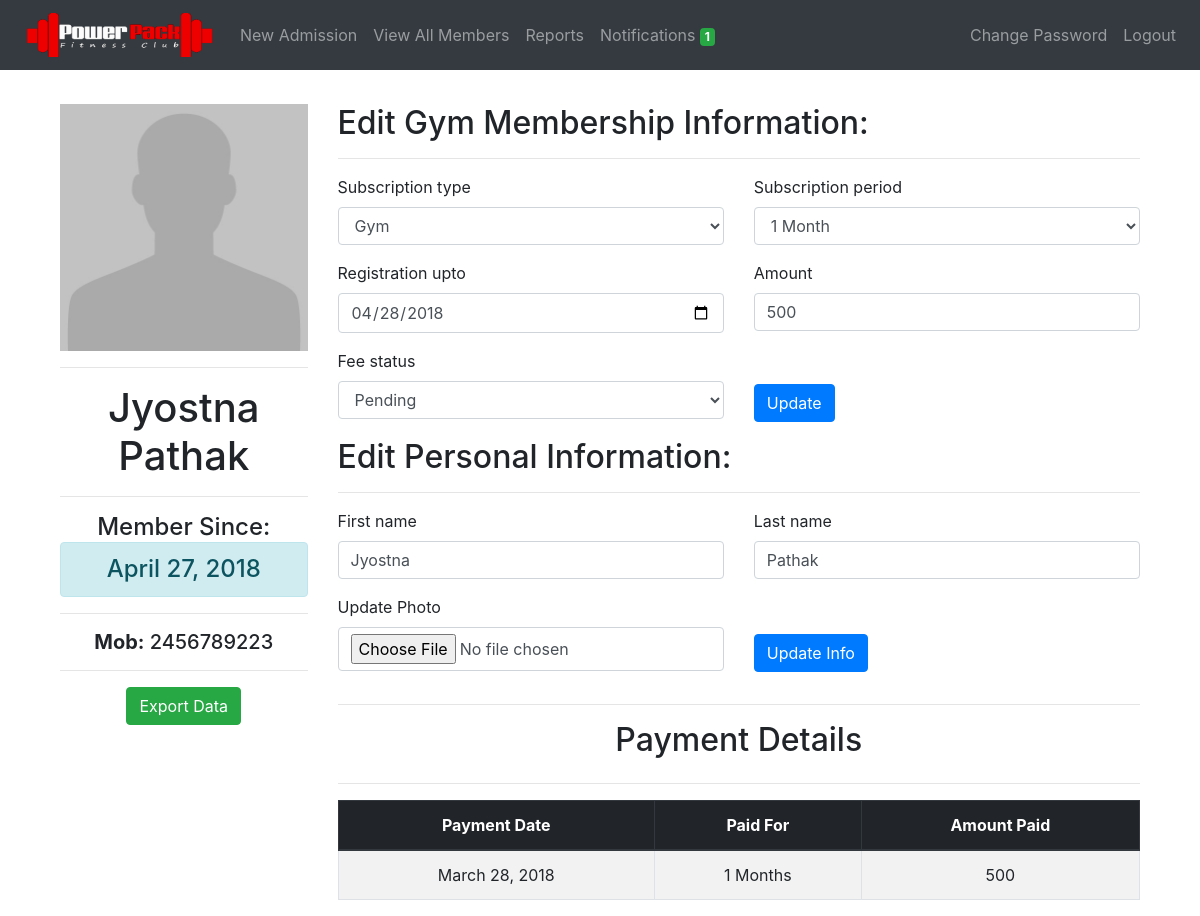
/members/update/22/ (signed in), run on an earlier commit of the app's database.
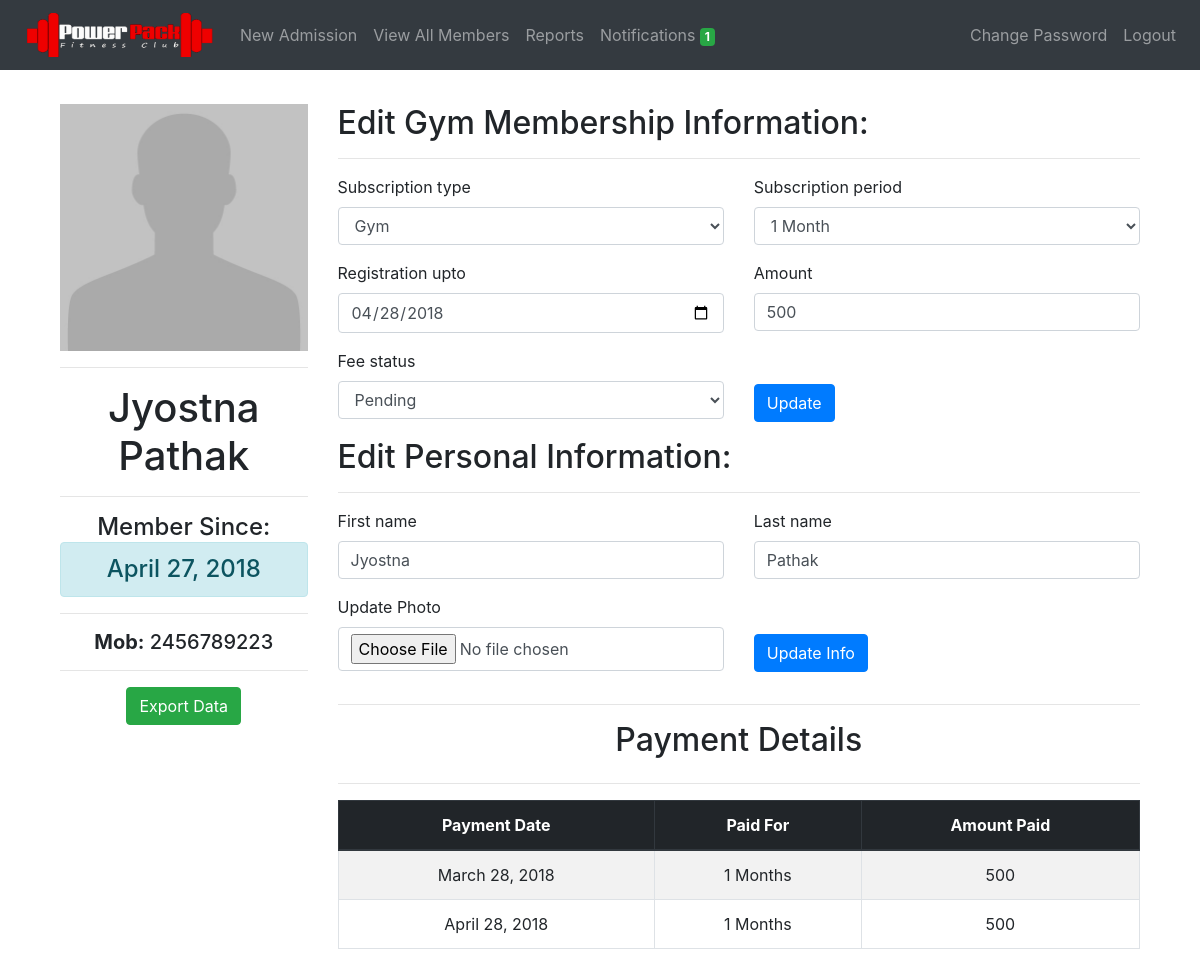
And on a later commit of the database.
### payments/models.py (models this page shows)
class Payments(models.Model):
    user = models.ForeignKey(Member, on_delete=models.CASCADE)
    payment_date = models.DateField()
    payment_period = models.IntegerField()
    payment_amount = models.IntegerField()

### members/views.py (the view, shortened to what this page needs)
# urls.py: path('update/<int:id>/', login_required(views.update_member), name='update_member'),
def update_member(request, id):
    if request.method == 'POST' and request.POST.get('export'):
        return export_all(Member.objects.filter(pk=id))
    if request.method == 'POST' and request.POST.get('gym_membership'):
        object = Member.objects.get(pk=id)
        object.registration_date =  request.POST.get('registration_date')
        day = parser.parse(request.POST.get('registration_date')).day
        last_day = parser.parse(str(object.registration_upto)).day
        month = parser.parse(request.POST.get('registration_date')).month
        last_month = parser.parse(str(object.registration_upto)).month
        if (day != last_day and month == last_month) or (request.POST.get('fee_status') == 'pending'):
            object.registration_date =  parser.parse(request.POST.get('registration_date')) - delta.relativedelta(months=1)
            object.registration_upto =  parser.parse(request.POST.get('registration_date'))
            object.fee_status = request.POST.get('fee_status')
            object.amount = request.POST.get('amount')
            object.save()
        else:
            object.registration_upto =  parser.parse(request.POST.get('registration_date')) + delta.relativedelta(months=int(request.POST.get('subscription_period')))
            object.subscription_type =  request.POST.get('subscription_type')
            object.subscription_period =  request.POST.get('subscription_period')
            object.fee_status = request.POST.get('fee_status')
            object.amount =  request.POST.get('amount')
            object.notification =  2
            object.save()
            if object.fee_status == 'paid':
                check = Payments.objects.filter(
                    payment_date=object.registration_date,
                    user__pk=object.pk).count()
                if check == 0:
                    payments = Payments(
                                        user=object,
                                        payment_date=object.registration_date,
                                        payment_period=object.subscription_period,
                                        payment_amount=object.amount)
                    payments.save()
        user = Member.objects.get(pk=id)
        gym_form = UpdateMemberGymForm(initial={
                                'registration_date': user.registration_upto,
                                'registration_upto': user.registration_upto,
                                'subscription_type': user.subscription_type,
                                'subscription_period': user.subscription_period,
                                'amount': user.amount,
                                'fee_status': user.fee_status,
                                })
        info_form = UpdateMemberInfoForm(initial={
                                'first_name': user.first_name,
                                'last_name': user.last_name,
                                })
        try:
            payments = Payments.objects.filter(user=user)
        except Payments.DoesNotExist:
            payments = 'No Records'
        run_notifier()      # Update notification count
        return render(request,
            'update.html',
            {
                'payments': payments,
                'gym_form': gym_form,
                'info_form': info_form,
                'user': user,
                'updated': 'Record Updated Successfully',
                'subs_end_today_count': get_notification_count(),
            })
    else:
        user = Member.objects.get(pk=id)
        if len(Payments.objects.filter(user=user)) > 0:
            payments = Payments.objects.filter(user=user)
        else:
            payments = 'No Records'
        gym_form = UpdateMemberGymForm(initial={
                                'registration_date': user.registration_upto,
                                'registration_upto': user.registration_upto,
                                'subscription_type': user.subscription_type,
                                'subscription_period': user.subscription_period,
                                'amount': user.amount,
                                'fee_status': user.fee_status,
                                })
        info_form = UpdateMemberInfoForm(initial={
                                'first_name': user.first_name,
                                'last_name': user.last_name,
                                })
    return render(request,
                    'update.html',
                    {
                        'payments': payments,
                        'gym_form': gym_form,
                        'info_form': info_form,
                        'user': user,
                        'subs_end_today_count': get_notification_count(),
                    }
                )

### members/models.py
class UpdateMemberGymForm(forms.Form):
	registration_date = forms.DateField(widget=forms.DateInput(attrs={'type': 'date'}))
	registration_upto = forms.DateField(widget=forms.DateInput(attrs={'type': 'date'}))
	subscription_type  = forms.ChoiceField(choices=SUBSCRIPTION_TYPE_CHOICES)
	subscription_period = forms.ChoiceField(choices=SUBSCRIPTION_PERIOD_CHOICES)
	fee_status = forms.ChoiceField(choices=FEE_STATUS)
	amount = forms.IntegerField()

class UpdateMemberInfoForm(forms.Form):
	first_name = forms.CharField(max_length=50)
	last_name = forms.CharField(max_length=50)
	photo = forms.FileField(label='Update Photo', required=False)

### members/templatetags/tags.py (called while the page is built)
@register.filter(name='add_css')
def add_css(field, css):
    return field.as_widget(attrs={"class": css})

### notifications/config.py (called while the page is built)
def get_notification_count():
    NOTIF_COUNT = Member.objects.filter(
        registration_upto__gte=datetime.datetime.now(),
        registration_upto__lte=datetime.date.today() + datetime.timedelta(days=2),
        notification=1).count()
    return NOTIF_COUNT

### members/templates/update.html (shortened to what the changed rows need)
{% extends 'base.html' %}
{% load tags %}
{% block content %}
    <div class="container" style="margin-top: 3%">
      <div class="row">
        <div class="col-md-3">
          <h1 class="text-center">{{ user.first_name }} {{ user.last_name }}</h1>
        </div>
        <div class="col">
          <h2>Edit Gym Membership Information:</h2>
            <h2>Edit Personal Information:</h2>
            <div class="row text-center">
              <div class="col"><h2>Payment Details</h2></div>
            </div>
            {% if payments != 'No Records' %}
            <table class="table table-striped table-bordered">
              <thead class="text-center thead-dark">
                <tr>
                  <th scope="col">Payment Date</th>
                  <th scope="col">Paid For</th>
                  <th scope="col">Amount Paid</th>
                </tr>
              </thead>
              <tbody class="text-center">
                {% for pays in payments %}
                  <tr>
                    <td>{{ pays.payment_date }}</td>
                    <td>{{ pays.payment_period }} Months</td>
                    <td>{{ pays.payment_amount }}</td>
                  </tr>
                {% endfor %}
              </tbody>
            </table>
          {% else %}
          <div class="row text-center">
            <div class="alert alert-warning col"> <strong>{{ payments }}</strong> </div>
          </div>
          {% endif %}
        </div>
      </div>
    </div>
{% endblock %}

What changed in the data, as far as the page shows it:
added Payments: payment_date "April 28, 2018", payment_period "1", payment_amount "500"
